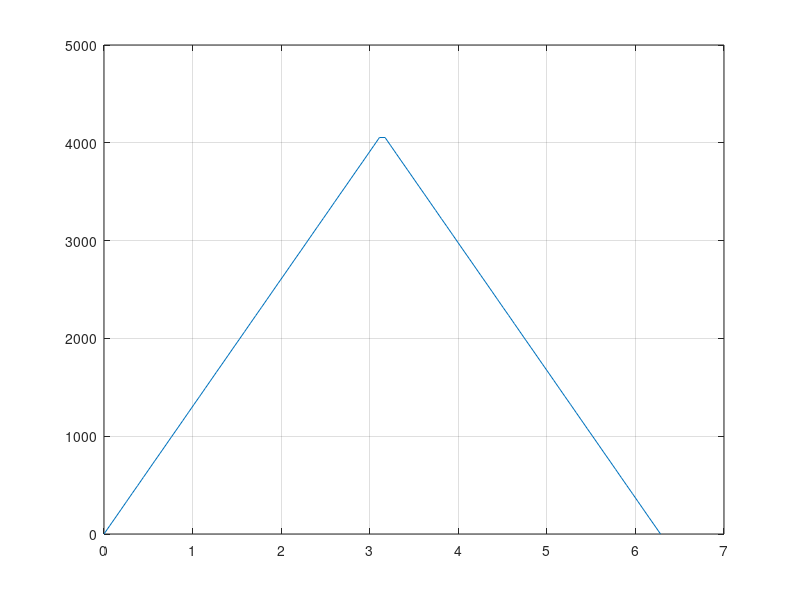

Here is the MATLAB script that generated this plot:
clear; clc;   % Clear The Previous Points
Ns     = 100; % Set The Number of Sample Points
RES    = 12;  % Set The DAC Resolution
OFFSET = 0;   % Set An Offset Value For The DAC Output
%------------[ Calculate The Sample Points ]-------------
T = 0:((2*pi/(Ns-1))):(2*pi);
Y = sawtooth(T, 0.5); % Triangular
Y = Y + 1;    
Y = Y*((2^RES-1)-2*OFFSET)/(2+OFFSET); 
Y = round(Y);                  
plot(T, Y); 
grid
%--------------[ Print The Sample Points ]---------------
fprintf('%d, %d, %d, %d, %d, %d, %d, %d, %d, %d, %d, %d, %d, %d, %d, \n', Y);
%-------------------[ Other Examples To Try ]-------------------
%  Y = diric(T, 13);     % Periodic Sinc
%  Y = sawtooth(T)       % Sawtooth